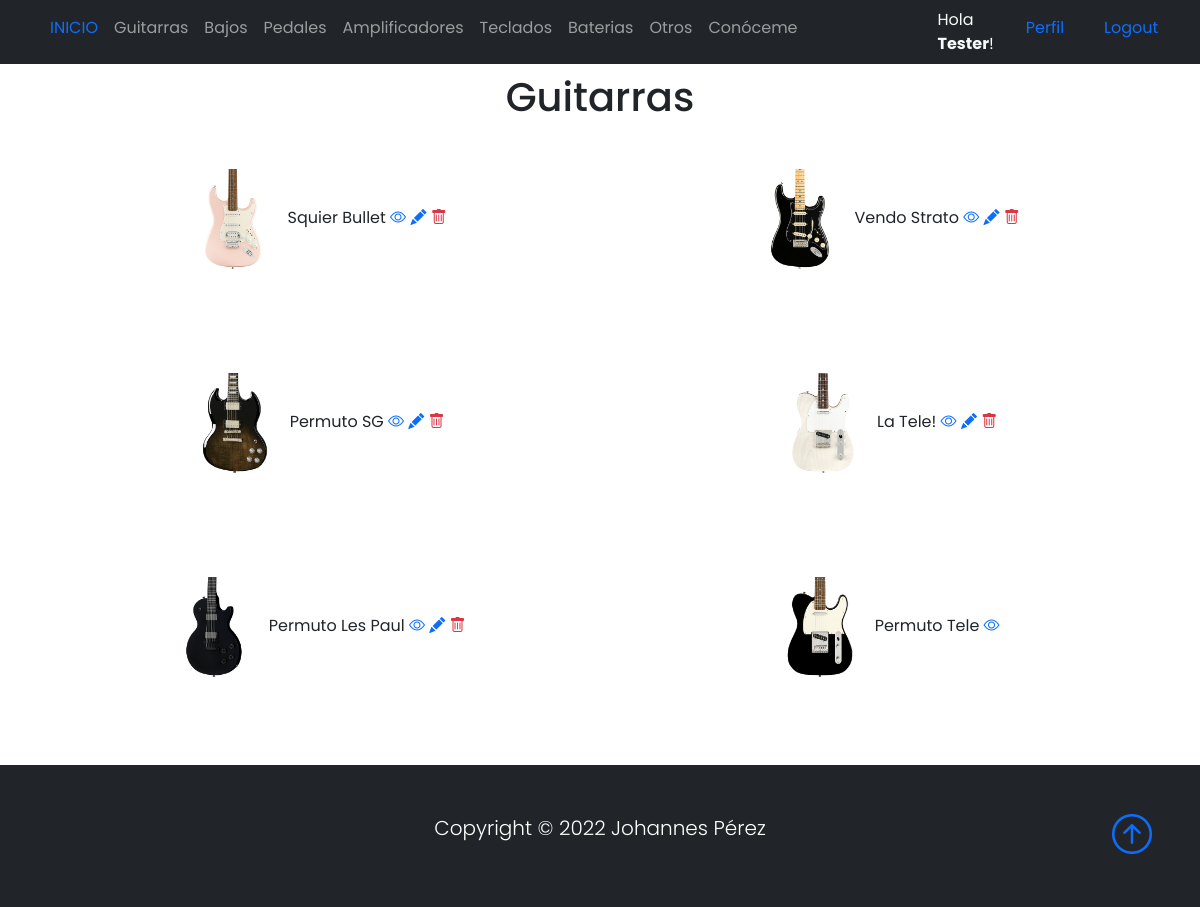
Screenshot of /listaGuitarras/ (signed in) with the database file from the repository.
### Base/models.py (models this page shows, shortened)
class Instrumento(models.Model):
    instrumentoSeleccion = (
    ('guitarra','Guitarra'),
    ('bajo', 'Bajo'),
    ('pedal','Pedal'),
    ('bateria','Bateria'),
    ('teclado','Teclado'),
    ('amplificador','Amplificador'),
    ('otro', 'Otro'),
    )
    usuario = models.ForeignKey(User, on_delete=models.CASCADE, null=True, blank=True)
    titulo = models.CharField(max_length=200)
    instrumento = models.CharField(max_length=15, choices=instrumentoSeleccion, default='guitarra')
    marca = models.CharField(max_length=40)
    modelo = models.CharField(max_length=40)
    descripcion = models.TextField(null=True, blank=True)
    year = models.IntegerField()
    precio = models.DecimalField(max_digits=10, decimal_places=2)
    fechaPublicacion = models.DateTimeField(auto_now_add=True)
    telefonoContacto = models.IntegerField()
    emailContacto = models.EmailField()
    imagenInstrumento = models.ImageField(null=True, blank=True, upload_to="imagenes/")
    class Meta:
        ordering = ['usuario', '-fechaPublicacion']

### Base/views.py (the view)
# urls.py: path('listaGuitarras/', GuitarraLista.as_view(), name='guitarras'),
class GuitarraLista(LoginRequiredMixin, ListView):
    context_object_name = 'guitarras'
    queryset = Instrumento.objects.filter(instrumento__startswith='guitarra')
    template_name = 'Base/listaGuitarras.html'
    login_url = '/login/'

### Base/templates/Base/listaGuitarras.html
{% extends 'Base/home.html' %}
{% block content %}
<br>
<br>
<div class="container text-center">
    <h1>Guitarras</h1>
</div>
<br>
<div class="container text-center">
    <div class="row">
            {% for guitarra in guitarras %}
            <div class="col-sm-6 align-items-center">
                <div class="card-body">
                <img src="{{guitarra.imagenInstrumento.url}}" class="" width="100px">
                {{guitarra.titulo}}
                <a href="{% url 'guitarra' guitarra.id %}"><i class="bi bi-eye"></i></a>
                {% if user.id == guitarra.usuario.id %}
                <a href="{% url 'guitarra_editar' guitarra.id %}"><i class="bi bi-pencil-fill"></i></a>
                <a href="{% url 'guitarra_eliminar' guitarra.id %}"><i class="bi bi-trash text-danger"></i></a>
                <br>
                <br>
                <br>
                <br>
                {% endif %}
                </div>
            </div>
            {% endfor %}
    </div>
</div>
{% endblock %}

### Base/templates/Base/home.html (shortened to what this page needs)
{% load static %}
<!DOCTYPE html>
<html lang="en">
<head>
    <link href="https://cdn.jsdelivr.net/npm/bootstrap@5.0.2/dist/css/bootstrap.min.css" rel="stylesheet"
>
    <link rel="stylesheet" href="https://cdn.jsdelivr.net/npm/bootstrap-icons@1.3.0/font/bootstrap-icons.css">
    <link rel="stylesheet" type="text/css" href="{% static 'style.css' %}">
</head>
<body>
    <nav class="navbar navbar-expand-sm bg-dark navbar-dark py-2 fixed-top">
      <div class="container">
            <div class="collapse navbar-collapse" id="navmenu">
              <ul class="navbar-nav mr-auto">
                <li class="nav-item">
                  <a class="nav-link" href="{% url 'home' %}"><span class="text-primary">INICIO</span></a>
                </li>
                <li class="nav-item">
                  <a class="nav-link" href="{% url 'guitarras' %}">Guitarras</a>
                </li>
                <li class="nav-item">
                  <a class="nav-link" href="{% url 'bajos' %}">Bajos</a>
                </li>
                <li class="nav-item">
                  <a class="nav-link" href="{% url 'pedales' %}">Pedales</a>
                </li>
                <li class="nav-item">
                  <a class="nav-link" href="{% url 'amplificadores' %}">Amplificadores</a>
                </li>
                <li class="nav-item">
                  <a class="nav-link" href="{% url 'teclados' %}">Teclados</a>
                </li>
                <li class="nav-item">
                  <a class="nav-link" href="{% url 'baterias' %}">Baterias</a>
                </li>
                <li class="nav-item">
                  <a class="nav-link" href="{% url 'otros' %}">Otros</a>
                </li>
                <li class="nav-item">
                  <a class="nav-link" href="{% url 'acerca_de_mi' %}">Conóceme</a>
                </li>
                <div class="container"></div>
                <div class="container"></div>
                <div class="container"></div>
                <div class="container"></div>
                <div class="container"></div>
                {% if request.user.is_authenticated %}
                <div class="container">
                <li class="nav-item">
                  <span class="text-light"> Hola <strong>{{request.user.first_name}}</strong>!</span>
                </li>
                </div>
                <div class="container">
                <li class="nav-item">
                  <a class="nav-link" href="{% url 'editar_perfil' %}"><span class="text-primary">Perfil</span></a>
                </li>
                </div>
                <div class="container">
                <li class="nav-item">
                  <a class="nav-link" href="{% url 'logout' %}"><span class="text-primary">Logout</span></a>
                </li>
                </div>
              {% endif %}
           </ul>
          </div>
      </div>
  </nav>
      {% block content %}{% endblock %}
  <footer class="p-5 bg-dark text-white text-center position-relative">
      <div class="container">
          <p class="lead text-white">Copyright &copy; 2022 Johannes Pérez</p>
          <a href="" class="position-absolute bottom-0 end-0 p-5">
              <i class="bi bi-arrow-up-circle h1"></i>
          </a>
      </div>
  </footer>
</body>
</html>

### Base/static/style.css (style rules this page uses)
body { background-color: white; font-family: 'Poppins', 'Nunito', sans-serif; padding-top: 25px; }
a { text-decoration: none; }
li { text-decoration: none; }
p { color: #363636; }

### rows the page displays
Instrumento: imagenInstrumento (picture), titulo "Squier Bullet"
Instrumento: imagenInstrumento (picture), titulo "Vendo Strato"
Instrumento: imagenInstrumento (picture), titulo "Permuto SG"
Instrumento: imagenInstrumento (picture), titulo "La Tele!"
Instrumento: imagenInstrumento (picture), titulo "Permuto Les Paul"
Instrumento: imagenInstrumento (picture), titulo "Permuto Tele"

### other values shown
{{ request.user.first_name }} "Tester"
